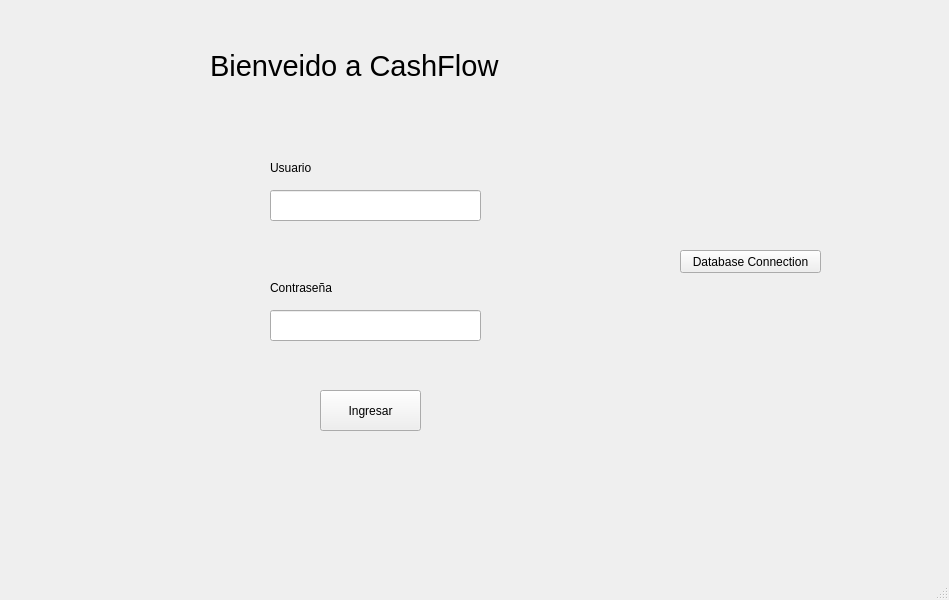
<?xml version="1.0" encoding="UTF-8"?>
<ui version="4.0">
 <class>MainWindow</class>
 <widget class="QMainWindow" name="MainWindow">
  <property name="geometry">
   <rect>
    <x>0</x>
    <y>0</y>
    <width>949</width>
    <height>600</height>
   </rect>
  </property>
  <property name="windowTitle">
   <string>MainWindow</string>
  </property>
  <widget class="QWidget" name="centralwidget">
   <widget class="QPushButton" name="pushButton">
    <property name="geometry">
     <rect>
      <x>680</x>
      <y>250</y>
      <width>141</width>
      <height>23</height>
     </rect>
    </property>
    <property name="text">
     <string>Database Connection</string>
    </property>
   </widget>
   <widget class="QPushButton" name="Ingresar">
    <property name="geometry">
     <rect>
      <x>320</x>
      <y>390</y>
      <width>101</width>
      <height>41</height>
     </rect>
    </property>
    <property name="text">
     <string>Ingresar</string>
    </property>
   </widget>
   <widget class="QLabel" name="label_4">
    <property name="geometry">
     <rect>
      <x>270</x>
      <y>280</y>
      <width>71</width>
      <height>16</height>
     </rect>
    </property>
    <property name="text">
     <string>Contraseña</string>
    </property>
   </widget>
   <widget class="QLabel" name="label">
    <property name="geometry">
     <rect>
      <x>210</x>
      <y>40</y>
      <width>371</width>
      <height>51</height>
     </rect>
    </property>
    <property name="font">
     <font>
      <pointsize>22</pointsize>
     </font>
    </property>
    <property name="text">
     <string>Bienveido a CashFlow</string>
    </property>
    <property name="wordWrap">
     <bool>false</bool>
    </property>
   </widget>
   <widget class="QLineEdit" name="inputPassword">
    <property name="geometry">
     <rect>
      <x>270</x>
      <y>310</y>
      <width>211</width>
      <height>31</height>
     </rect>
    </property>
   </widget>
   <widget class="QLabel" name="label_3">
    <property name="geometry">
     <rect>
      <x>270</x>
      <y>160</y>
      <width>55</width>
      <height>16</height>
     </rect>
    </property>
    <property name="text">
     <string>Usuario</string>
    </property>
   </widget>
   <widget class="QLineEdit" name="inputUsername">
    <property name="geometry">
     <rect>
      <x>270</x>
      <y>190</y>
      <width>211</width>
      <height>31</height>
     </rect>
    </property>
   </widget>
   <widget class="QLabel" name="alertaLogin">
    <property name="geometry">
     <rect>
      <x>230</x>
      <y>480</y>
      <width>261</width>
      <height>51</height>
     </rect>
    </property>
    <property name="text">
     <string/>
    </property>
   </widget>
  </widget>
  <widget class="QMenuBar" name="menubar">
   <property name="geometry">
    <rect>
     <x>0</x>
     <y>0</y>
     <width>949</width>
     <height>26</height>
    </rect>
   </property>
  </widget>
  <widget class="QStatusBar" name="statusbar"/>
 </widget>
 <resources/>
 <connections/>
</ui>
